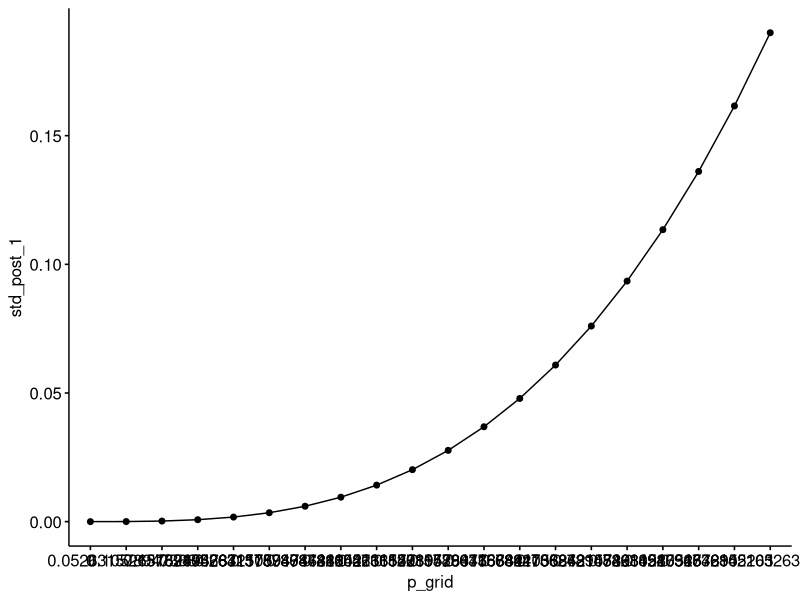
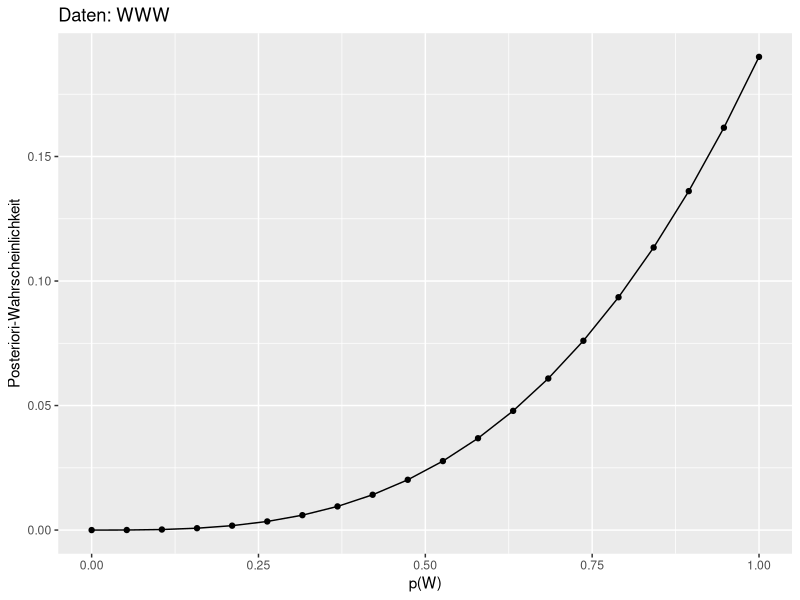
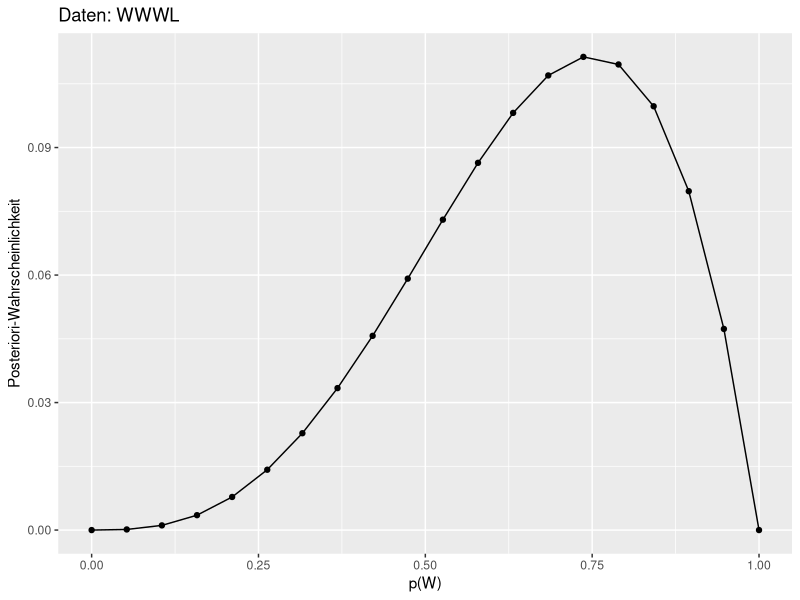
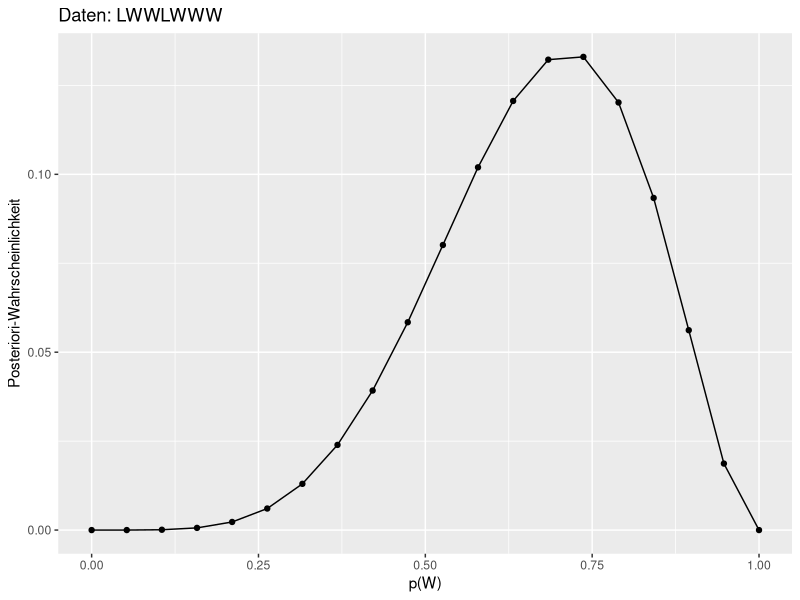

Recreate these plots in R, in order.
## ---- chunk 1
library(tidyverse)
## ---- chunk 2
knitr::opts_chunk$set(fig.pos = 'H',
                      fig.asp = 0.618,
                      fig.width = 4,
                      fig.cap = "", 
                      fig.path = "",
                      message = FALSE,
                      warning = FALSE,
                     # out.width = "100%",
                      cache = TRUE)
## ---- chunk 3
library(tidyverse)

dist <- 
  tibble(
    # Gridwerte bestimmen:
    p_grid = seq(from = 0, to = 1, length.out = 20),
    # Priori-Wskt bestimmen:
    prior = rep(1, times = 20)) %>%
  mutate(
    # Likelihood berechnen:
    likelihood_1 = dbinom(3, size = 3, prob = p_grid),  # WWW
    likelihood_2 = dbinom(3, size = 4, prob = p_grid),  # WWWL
    likelihood_3 = dbinom(5, size = 7, prob = p_grid),  # LWWLWWW
    # unstand. Posterior-Wskt:
    unstand_post_1 = likelihood_1 * prior,
    unstand_post_2 = likelihood_2 * prior,
    unstand_post_3 = likelihood_3 * prior,
    # stand. Post-Wskt:
    std_post_1 = unstand_post_1 / sum(unstand_post_1),
    std_post_2 = unstand_post_2 / sum(unstand_post_2),
    std_post_3 = unstand_post_3 / sum(unstand_post_3)
    ) 
## ---- chunk 4
knitr::kable(round(dist, 2))
## ---- chunk 5
#| out-width: 100%
library(ggpubr)
ggline(dist,
       x = "p_grid",
       y = "std_post_1")
## ---- chunk 6
ggplot(dist) +
  aes(x = p_grid, y= std_post_1) +
  geom_line()+
  geom_point() +
  labs(x = "p(W)",
       y = "Posteriori-Wahrscheinlichkeit",
       title = "Daten: WWW")

ggplot(dist) +
  aes(x = p_grid, y= std_post_2) +
  geom_line()+
  geom_point() +
  labs(x = "p(W)",
       y = "Posteriori-Wahrscheinlichkeit",
       title = "Daten: WWWL")

ggplot(dist) +
  aes(x = p_grid, y= std_post_3) +
  geom_line()+
  geom_point() +
  labs(x = "p(W)",
       y = "Posteriori-Wahrscheinlichkeit",
       title = "Daten: LWWLWWW")
